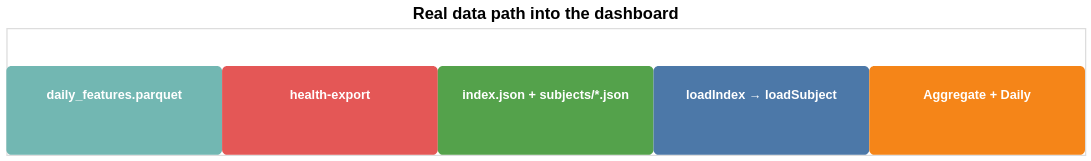

This figure's notebook cell:
### Markdown cell above
## 6. Visualizing in the dashboard

The React dashboard uses real data exported from `data/model/daily_features.parquet`. Run `uv run health-export` to write `dashboard/public/data/index.json` and one `subjects/<subject_id>.json` file per subject. Vite serves these files under `/data/`: `src/data/source.ts` fetches `index.json` first for the subject list and model settings, then fetches the selected subject JSON; `App.tsx` supplies that data to the views. The export contains observed daily metric series, positions, velocities, cluster summaries, factor contributions, and forecast paths. What-if controls remain browser-side simulations based on the selected subject's exported data.

Build current features and exports with `uv run health-model && uv run health-export`, then start the UI from `dashboard/` with `npm install` and `npm run dev`. The diagram traces the real artifact-to-browser loading path. See [dashboard/README.md](../dashboard/README.md), [App.tsx](../dashboard/src/App.tsx), [source.ts](../dashboard/src/data/source.ts), and [export_cli.py](../src/health/export_cli.py).

### Code cell
dashboard_steps = [
    {"step": "01 · Features", "label": "daily_features.parquet", "kind": "Model artifact", "detail": "Real daily features produced by health-model"},
    {"step": "02 · Export", "label": "health-export", "kind": "Export", "detail": "Build static dashboard JSON from daily features"},
    {"step": "03 · Files", "label": "index.json + subjects/*.json", "kind": "Static JSON", "detail": "Index plus one real-data payload per subject"},
    {"step": "04 · Fetch", "label": "loadIndex → loadSubject", "kind": "Browser", "detail": "Load the index, then the selected subject payload"},
    {"step": "05 · Views", "label": "Aggregate + Daily", "kind": "Dashboard", "detail": "Render exported history, metrics, and forecasts"},
]
dashboard_order = [row["step"] for row in dashboard_steps]
dashboard_blocks = alt.Chart(alt.Data(values=dashboard_steps)).mark_rect(
    cornerRadius=4
).encode(
    x=alt.X("step:O", sort=dashboard_order, axis=None),
    y=alt.value(30),
    color=alt.Color("kind:N", legend=None),
    tooltip=["label:N", "detail:N"],
)
dashboard_labels = alt.Chart(alt.Data(values=dashboard_steps)).mark_text(
    color="white", fontSize=10, fontWeight="bold"
).encode(
    x=alt.X("step:O", sort=dashboard_order, axis=None),
    y=alt.value(53),
    text="label:N",
)
display(
    (dashboard_blocks + dashboard_labels)
    .properties(width=850, height=100, title="Real data path into the dashboard")
)

### Figure 1 — Vega-Lite specification as saved in the notebook (floating-point values rounded to 4 significant figures)
{"config": {"view": {"continuousWidth": 300, "continuousHeight": 300}}, "layer": [{"data": {"values": [{"step": "01 · Features", "label": "daily_features.parquet", "kind": "Model artifact", "detail": "Real daily features produced by health-model"}, {"step": "02 · Export", "label": "health-export", "kind": "Export", "detail": "Build static dashboard JSON from daily features"}, {"step": "03 · Files", "label": "index.json + subjects/*.json", "kind": "Static JSON", "detail": "Index plus one real-data payload per subject"}, {"step": "04 · Fetch", "label": "loadIndex → loadSubject", "kind": "Browser", "detail": "Load the index, then the selected subject payload"}, {"step": "05 · Views", "label": "Aggregate + Daily", "kind": "Dashboard", "detail": "Render exported history, metrics, and forecasts"}]}, "mark": {"type": "rect", "cornerRadius": 4}, "encoding": {"color": {"field": "kind", "legend": null, "type": "nominal"}, "tooltip": [{"field": "label", "type": "nominal"}, {"field": "detail", "type": "nominal"}], "x": {"axis": null, "field": "step", "sort": ["01 · Features", "02 · Export", "03 · Files", "04 · Fetch", "05 · Views"], "type": "ordinal"}, "y": {"value": 30}}}, {"data": {"values": [{"step": "01 · Features", "label": "daily_features.parquet", "kind": "Model artifact", "detail": "Real daily features produced by health-model"}, {"step": "02 · Export", "label": "health-export", "kind": "Export", "detail": "Build static dashboard JSON from daily features"}, {"step": "03 · Files", "label": "index.json + subjects/*.json", "kind": "Static JSON", "detail": "Index plus one real-data payload per subject"}, {"step": "04 · Fetch", "label": "loadIndex → loadSubject", "kind": "Browser", "detail": "Load the index, then the selected subject payload"}, {"step": "05 · Views", "label": "Aggregate + Daily", "kind": "Dashboard", "detail": "Render exported history, metrics, and forecasts"}]}, "mark": {"type": "text", "color": "white", "fontSize": 10, "fontWeight": "bold"}, "encoding": {"text": {"field": "label", "type": "nominal"}, "x": {"axis": null, "field": "step", "sort": ["01 · Features", "02 · Export", "03 · Files", "04 · Fetch", "05 · Views"], "type": "ordinal"}, "y": {"value": 53}}}], "height": 100, "title": "Real data path into the dashboard", "width": 850, "$schema": "https://vega.github.io/schema/vega-lite/v6.4.1.json"}
